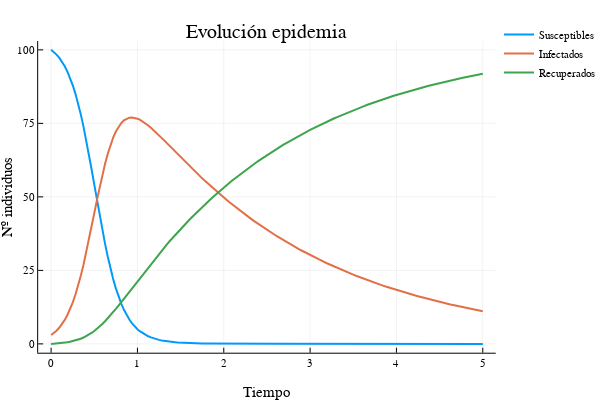

Here is the notebook cell this chart was saved with:
### Code cell
#import Pkg; Pkg.add("Plots")

using Plots

y = U[:,end,:]; # Susceptibles
x = T
plotly()
plot(x, y, label = ["Susceptibles" "Infectados" "Recuperados"], xlabel="Tiempo", ylabel="Nº individuos",title="Evolución epidemia",linewidth = 2)

### Figure 1 — Plotly figure (JSON) as saved in the notebook; plotly's stock layout.template omitted (floating-point values rounded to 4 significant figures; data arrays with more than 128 entries replaced by an {"elided": "..."} marker saying what was removed)
{"data": [{"colorbar": {"title": ""}, "legendgroup": "Susceptibles", "line": {"color": "rgba(0, 154, 250, 1.000)", "dash": "solid", "shape": "linear", "width": 2}, "mode": "lines", "name": "Susceptibles", "showlegend": true, "type": "scatter", "x": {"elided": "161 float values"}, "xaxis": "x1", "y": {"elided": "161 float values"}, "yaxis": "y1", "zmax": null, "zmin": null}, {"colorbar": {"title": ""}, "legendgroup": "Infectados", "line": {"color": "rgba(227, 111, 71, 1.000)", "dash": "solid", "shape": "linear", "width": 2}, "mode": "lines", "name": "Infectados", "showlegend": true, "type": "scatter", "x": {"elided": "161 float values"}, "xaxis": "x1", "y": {"elided": "161 float values"}, "yaxis": "y1", "zmax": null, "zmin": null}, {"colorbar": {"title": ""}, "legendgroup": "Recuperados", "line": {"color": "rgba(62, 164, 78, 1.000)", "dash": "solid", "shape": "linear", "width": 2}, "mode": "lines", "name": "Recuperados", "showlegend": true, "type": "scatter", "x": {"elided": "161 float values"}, "xaxis": "x1", "y": {"elided": "161 float values"}, "yaxis": "y1", "zmax": null, "zmin": null}], "layout": {"annotations": [{"font": {"color": "rgba(0, 0, 0, 1.000)", "family": "sans-serif", "size": 20}, "rotation": 0, "showarrow": false, "text": "Evolución epidemia", "x": 0.535, "xanchor": "center", "xref": "paper", "y": 1, "yanchor": "top", "yref": "paper"}], "height": 400, "legend": {"bgcolor": "rgba(255, 255, 255, 1.000)", "bordercolor": "rgba(0, 0, 0, 1.000)", "font": {"color": "rgba(0, 0, 0, 1.000)", "family": "sans-serif", "size": 11}, "tracegroupgap": 0, "x": 1, "y": 1}, "margin": {"b": 20, "l": 0, "r": 0, "t": 20}, "paper_bgcolor": "rgba(255, 255, 255, 1.000)", "plot_bgcolor": "rgba(255, 255, 255, 1.000)", "showlegend": true, "width": 600, "xaxis": {"anchor": "y1", "domain": [0.07647, 0.9934], "gridcolor": "rgba(0, 0, 0, 0.100)", "gridwidth": 0.5, "linecolor": "rgba(0, 0, 0, 1.000)", "mirror": false, "range": [-0.15, 5.15], "showgrid": true, "showline": true, "showticklabels": true, "tickangle": 0, "tickcolor": "rgb(0, 0, 0)", "tickfont": {"color": "rgba(0, 0, 0, 1.000)", "family": "sans-serif", "size": 11}, "tickmode": "array", "ticks": "inside", "ticktext": ["0", "1", "2", "3", "4", "5"], "tickvals": [0, 1, 2, 3, 4, 5], "title": "Tiempo", "titlefont": {"color": "rgba(0, 0, 0, 1.000)", "family": "sans-serif", "size": 15}, "type": "-", "visible": true, "zeroline": false, "zerolinecolor": "rgba(0, 0, 0, 1.000)"}, "yaxis": {"anchor": "x1", "domain": [0.07581, 0.9415], "gridcolor": "rgba(0, 0, 0, 0.100)", "gridwidth": 0.5, "linecolor": "rgba(0, 0, 0, 1.000)", "mirror": false, "range": [-3, 103], "showgrid": true, "showline": true, "showticklabels": true, "tickangle": 0, "tickcolor": "rgb(0, 0, 0)", "tickfont": {"color": "rgba(0, 0, 0, 1.000)", "family": "sans-serif", "size": 11}, "tickmode": "array", "ticks": "inside", "ticktext": ["0", "25", "50", "75", "100"], "tickvals": [0, 25, 50, 75, 100], "title": "Nº individuos", "titlefont": {"color": "rgba(0, 0, 0, 1.000)", "family": "sans-serif", "size": 15}, "type": "-", "visible": true, "zeroline": false, "zerolinecolor": "rgba(0, 0, 0, 1.000)"}}}
